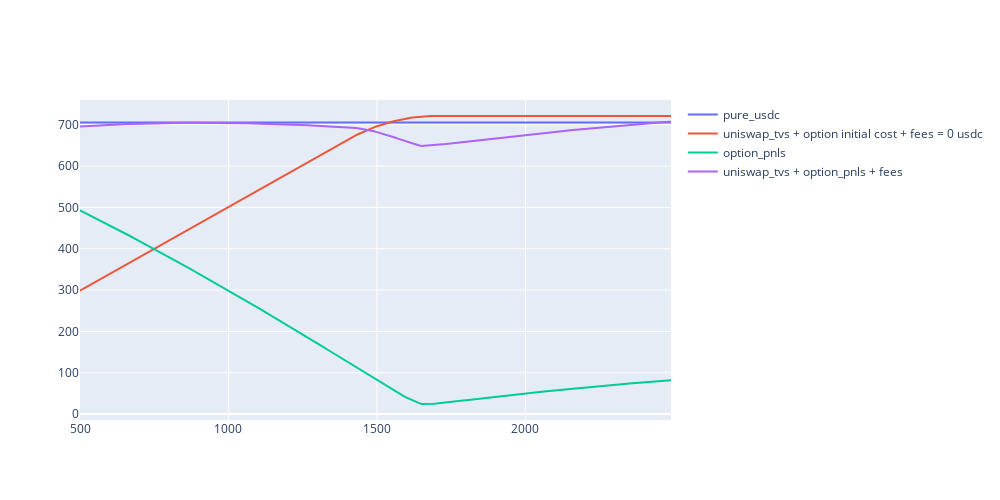

Write notebook code for a chart like this one.
### Code cell
fig = go.Figure()
fig.update_layout(
    autosize=False,
    width=1000,
    height=500)

fig.add_trace(go.Scatter(x=prices, y=pure_usdc,
                    mode='lines',
                    name='pure_usdc'))

fig.add_trace(go.Scatter(x=prices, y=uniswap_tvs + optimal_option.initial_cost + earned_fees,
                    mode='lines',
                    name="""uniswap_tvs + option initial cost + fees = {} usdc""".format(earned_fees)))
fig.add_trace(go.Scatter(x=prices, y=option_pnls,
                    mode='lines',
                    name='option_pnls'))
fig.add_trace(go.Scatter(x=prices, y=uniswap_tvs + option_pnls + earned_fees,
                    mode='lines',
                    name='uniswap_tvs + option_pnls + fees'))

### Figure 1 — Plotly figure (JSON) as saved in the notebook; plotly's stock layout.template omitted (floating-point values rounded to 4 significant figures; data arrays with more than 128 entries replaced by an {"elided": "..."} marker saying what was removed)
{"data": [{"mode": "lines", "name": "pure_usdc", "type": "scatter", "x": {"elided": "200 int values"}, "y": {"elided": "200 float values"}}, {"mode": "lines", "name": "uniswap_tvs + option initial cost + fees = 0 usdc", "type": "scatter", "x": {"elided": "200 int values"}, "y": {"elided": "200 float values"}}, {"mode": "lines", "name": "option_pnls", "type": "scatter", "x": {"elided": "200 int values"}, "y": {"elided": "200 float values"}}, {"mode": "lines", "name": "uniswap_tvs + option_pnls + fees", "type": "scatter", "x": {"elided": "200 int values"}, "y": {"elided": "200 float values"}}], "layout": {"autosize": false, "height": 500, "width": 1000, "xaxis": {"autorange": true, "range": [500, 2490], "type": "linear"}, "yaxis": {"autorange": true, "range": [-14.26, 760.0], "type": "linear"}}}
